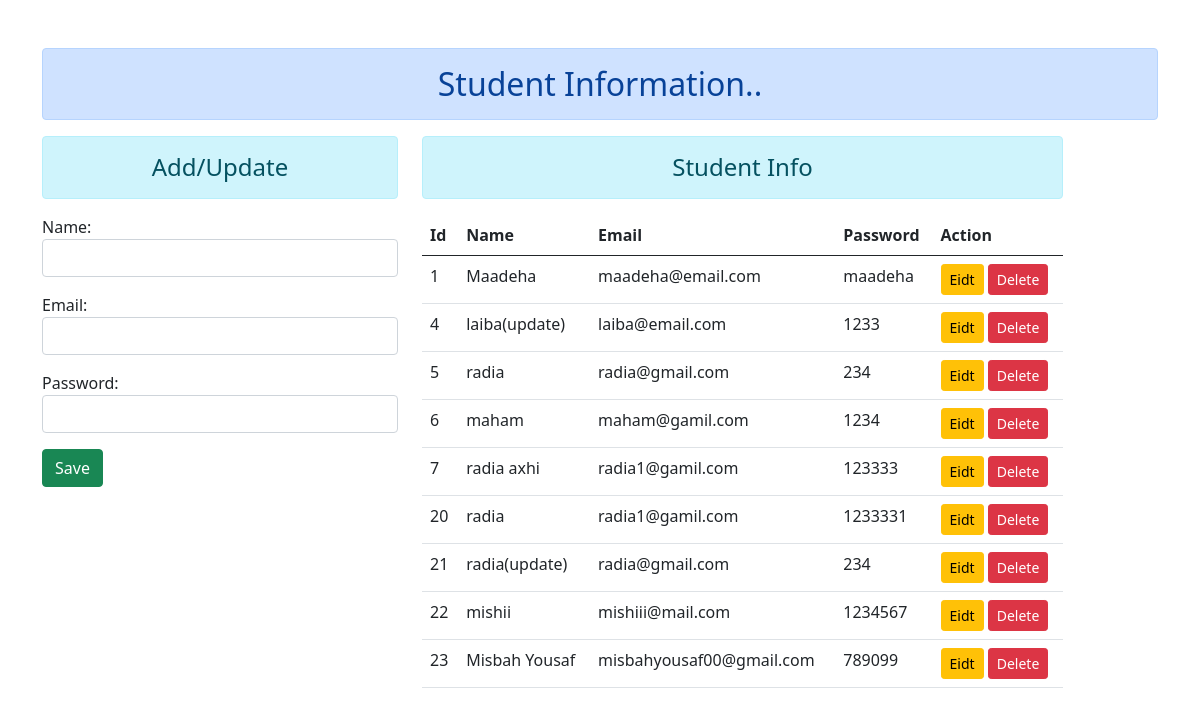
The page / on the database its author committed.
### base/models.py (models this page shows)
class User(models.Model):
    name = models.CharField(max_length=70)
    email = models.EmailField(max_length=100)
    password = models.CharField(max_length=70)

### base/views.py (the view)
# urls.py: 2. Add a URL to urlpatterns:  path('', views.home, name='home')
def home(request):
    form = StudentRegistration()
    stud = User.objects.all()
    return render(request, 'base/home.html', {'form': form, 'stud': stud})

### base/form.py
class StudentRegistration(forms.ModelForm):
    class Meta:
        model = User
        fields = [ 'name' , 'email' ,'password']
        widgets = {
            'name':forms.TextInput(attrs={'class': 'form-control' ,  'id':'nameid'}),
            'email':forms.EmailInput(attrs={'class': 'form-control' ,  'id':'emailid'}),
            'password':forms.PasswordInput(attrs={'class': 'form-control' ,  'id':'passwordid'}),
        }

### base/templates/base/home.html (shortened to what this page needs)
{% load static %}
<!DOCTYPE html>
<html lang="en">
<head>
    <link rel="stylesheet" href="{% static 'base/css/bootstrap.css' %}">
</head>
<body>
    <div class="container mt-5">
        <h2 class="text-center alert alert-primary">Student Information..</h2>
        <div class="row">
            <div class="col-sm-4">
                <h4 class="text-center alert alert-info">Add/Update</h4>
                <form action="" method="post">
                    {{form.as_p}}
                    <input type="button" class="btn btn-success" id="btnsave" value="Save">
                </form>
            </div>
            <div class="col-sm-7">
                <h4 class="text-center alert alert-info">Student Info</h4>
                <table class="table table-hover">
                    <thead>
                        <th scope="col">Id</th>
                        <th scope="col">Name</th>
                        <th scope="col">Email</th>
                        <th scope="col">Password</th>
                        <th scope="col">Action</th>
                    </thead>
                    <tbody id="tbody">
                        {% for st in stud %}
                        <tr>
                            <td>{{st.id}}</td>
                            <td>{{st.name}}</td>
                            <td>{{st.email}}</td>
                            <td>{{st.password}}</td>
                            <td>
                                <input type="button" data-sid="{{st.id}}" value="Eidt" class="btn btn-warning btn-sm btn-edit">
                                <input type="button" data-sid="{{st.id}}" value="Delete" class="btn btn-danger btn-sm btn-del">
                            </td>
                        </tr>
                        {% endfor %}
                    </tbody>
                </table>
            </div>
        </div>
    </div>
</body>
</html>

### rows shown on the page
User: id "1", name "Maadeha", email "maadeha@email.com", password "maadeha"
User: id "4", name "laiba(update)", email "laiba@email.com", password "1233"
User: id "5", name "radia", email "radia@gmail.com", password "234"
User: id "6", name "maham", email "maham@gamil.com", password "1234"
User: id "7", name "radia axhi", email "radia1@gamil.com", password "123333"
User: id "20", name "radia", email "radia1@gamil.com", password "1233331"
User: id "21", name "radia(update)", email "radia@gmail.com", password "234"
User: id "22", name "mishii", email "mishiii@mail.com", password "1234567"
User: id "23", name "Misbah Yousaf", email "misbahyousaf00@gmail.com", password "789099"
